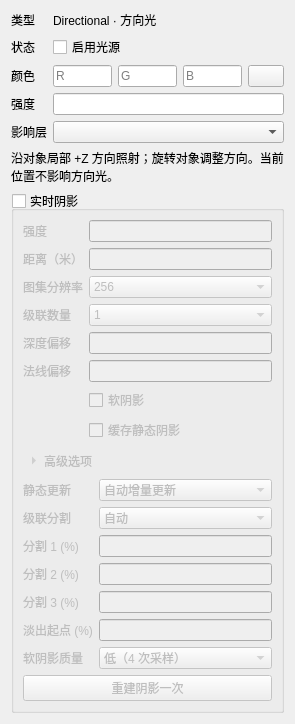
<?xml version="1.0" encoding="UTF-8"?>
<ui version="4.0">
 <class>LightComponentEditorForm</class>
 <widget class="QWidget" name="LightComponentEditorForm">
  <layout class="QFormLayout" name="formLayout">
   <property name="formAlignment"><set>Qt::AlignLeft|Qt::AlignTop</set></property>
   <property name="labelAlignment"><set>Qt::AlignLeft|Qt::AlignVCenter</set></property>
   <property name="fieldGrowthPolicy"><enum>QFormLayout::AllNonFixedFieldsGrow</enum></property>
   <item row="0" column="0"><widget class="QLabel" name="typeLabel"><property name="text"><string>类型</string></property></widget></item>
   <item row="0" column="1"><widget class="QLabel" name="typeValue"><property name="text"><string>Directional · 方向光</string></property></widget></item>
   <item row="1" column="0"><widget class="QLabel" name="stateLabel"><property name="text"><string>状态</string></property></widget></item>
   <item row="1" column="1"><widget class="QCheckBox" name="enabledCheck"><property name="text"><string>启用光源</string></property></widget></item>
   <item row="2" column="0"><widget class="QLabel" name="colorLabel"><property name="text"><string>颜色</string></property><property name="toolTip"><string>RGB 数值为线性颜色，可大于 1；色块与拾色器按 sRGB 显示。</string></property></widget></item>
   <item row="2" column="1"><layout class="QHBoxLayout" name="colorLayout">
    <item><widget class="QLineEdit" name="redEdit"><property name="sizePolicy"><sizepolicy hsizetype="Ignored" vsizetype="Fixed"><horstretch>1</horstretch><verstretch>0</verstretch></sizepolicy></property><property name="minimumSize"><size><width>32</width><height>0</height></size></property><property name="accessibleName"><string>R（线性）</string></property><property name="placeholderText"><string>R</string></property><property name="toolTip"><string>线性红色分量，可大于 1。拾色器按 sRGB 显示。</string></property></widget></item>
    <item><widget class="QLineEdit" name="greenEdit"><property name="sizePolicy"><sizepolicy hsizetype="Ignored" vsizetype="Fixed"><horstretch>1</horstretch><verstretch>0</verstretch></sizepolicy></property><property name="minimumSize"><size><width>32</width><height>0</height></size></property><property name="accessibleName"><string>G（线性）</string></property><property name="placeholderText"><string>G</string></property></widget></item>
    <item><widget class="QLineEdit" name="blueEdit"><property name="sizePolicy"><sizepolicy hsizetype="Ignored" vsizetype="Fixed"><horstretch>1</horstretch><verstretch>0</verstretch></sizepolicy></property><property name="minimumSize"><size><width>32</width><height>0</height></size></property><property name="accessibleName"><string>B（线性）</string></property><property name="placeholderText"><string>B</string></property></widget></item>
    <item><widget class="QPushButton" name="colorButton"><property name="text"><string/></property><property name="minimumSize"><size><width>36</width><height>0</height></size></property><property name="maximumSize"><size><width>36</width><height>16777215</height></size></property><property name="sizePolicy"><sizepolicy hsizetype="Fixed" vsizetype="Fixed"><horstretch>0</horstretch><verstretch>0</verstretch></sizepolicy></property><property name="accessibleName"><string>选择光源颜色</string></property><property name="toolTip"><string>选择颜色；拾色器按 sRGB 显示，保存为线性 RGB。</string></property></widget></item>
   </layout></item>
   <item row="3" column="0"><widget class="QLabel" name="intensityLabel"><property name="text"><string>强度</string></property></widget></item>
   <item row="3" column="1"><widget class="QLineEdit" name="intensityEdit"><property name="toolTip"><string>与 URP 对齐的相对强度，0 关闭照明；通过 Transform 旋转改变照射方向。</string></property></widget></item>
   <item row="4" column="0"><widget class="QLabel" name="maskLabel"><property name="text"><string>影响层</string></property></widget></item>
   <item row="4" column="1"><widget class="LayerMaskCombo" name="maskCombo"><property name="sizePolicy"><sizepolicy hsizetype="Ignored" vsizetype="Fixed"><horstretch>1</horstretch><verstretch>0</verstretch></sizepolicy></property></widget></item>
   <item row="5" column="0" colspan="2"><widget class="QLabel" name="directionHint"><property name="text"><string>沿对象局部 +Z 方向照射；旋转对象调整方向。当前位置不影响方向光。</string></property><property name="wordWrap"><bool>true</bool></property></widget></item>
   <item row="6" column="0" colspan="2"><widget class="QGroupBox" name="shadowGroup">
    <property name="title"><string>实时阴影</string></property><property name="checkable"><bool>true</bool></property><property name="checked"><bool>false</bool></property>
    <property name="toolTip"><string>开启方向光阴影。当前由最亮且开启阴影的方向光提供主阴影。</string></property>
    <layout class="QFormLayout" name="shadowLayout">
     <property name="formAlignment"><set>Qt::AlignLeft|Qt::AlignTop</set></property>
     <property name="labelAlignment"><set>Qt::AlignLeft|Qt::AlignVCenter</set></property>
     <property name="fieldGrowthPolicy"><enum>QFormLayout::AllNonFixedFieldsGrow</enum></property>
     <item row="0" column="0"><widget class="QLabel" name="shadowStrengthLabel"><property name="text"><string>强度</string></property></widget></item>
     <item row="0" column="1"><widget class="QLineEdit" name="shadowStrengthEdit"><property name="toolTip"><string>阴影强度，范围 0 到 1。不会使环境漫反射完全变黑。</string></property></widget></item>
     <item row="1" column="0"><widget class="QLabel" name="shadowDistanceLabel"><property name="text"><string>距离（米）</string></property></widget></item>
     <item row="1" column="1"><widget class="QLineEdit" name="shadowDistanceEdit"><property name="toolTip"><string>从当前视口相机计算的最大阴影距离，必须大于 0。较短距离可提高局部阴影精度。</string></property></widget></item>
     <item row="2" column="0"><widget class="QLabel" name="shadowResolutionLabel"><property name="text"><string>图集分辨率</string></property></widget></item>
     <item row="2" column="1"><widget class="QComboBox" name="shadowResolutionCombo">
      <item><property name="text"><string>256</string></property></item><item><property name="text"><string>512</string></property></item><item><property name="text"><string>1024</string></property></item><item><property name="text"><string>2048</string></property></item><item><property name="text"><string>4096</string></property></item>
     </widget></item>
     <item row="3" column="0"><widget class="QLabel" name="shadowCascadesLabel"><property name="text"><string>级联数量</string></property></widget></item>
     <item row="3" column="1"><widget class="QComboBox" name="shadowCascadesCombo"><property name="toolTip"><string>将相机可视范围拆成多级阴影。更多级联提高近处精度，也会增加绘制成本。</string></property>
      <item><property name="text"><string>1</string></property></item><item><property name="text"><string>2</string></property></item><item><property name="text"><string>4</string></property></item>
     </widget></item>
     <item row="4" column="0"><widget class="QLabel" name="shadowDepthBiasLabel"><property name="text"><string>深度偏移</string></property></widget></item>
     <item row="4" column="1"><widget class="QLineEdit" name="shadowDepthBiasEdit"><property name="toolTip"><string>0 到 10 个阴影纹素，按每级联尺寸换算。减轻表面自阴影条纹；过大可能让阴影脱离物体。</string></property></widget></item>
     <item row="5" column="0"><widget class="QLabel" name="shadowNormalBiasLabel"><property name="text"><string>法线偏移</string></property></widget></item>
     <item row="5" column="1"><widget class="QLineEdit" name="shadowNormalBiasEdit"><property name="toolTip"><string>0 到 10 个阴影纹素，沿接收表面法线偏移阴影查询位置。过大可能造成漏光。</string></property></widget></item>
     <item row="6" column="1"><widget class="QCheckBox" name="softShadowsCheck"><property name="text"><string>软阴影</string></property><property name="toolTip"><string>使用邻近深度样本平滑阴影边缘，会增加采样成本。</string></property></widget></item>
     <item row="7" column="1"><widget class="QCheckBox" name="cacheStaticCastersCheck"><property name="text"><string>缓存静态阴影</string></property><property name="toolTip"><string>复用在 Static 菜单标记为 Shadow Caster Static 的物体阴影，其余物体的阴影单独实时更新。</string></property></widget></item>
     <item row="8" column="0" colspan="2"><widget class="QToolButton" name="shadowAdvancedToggle">
      <property name="text"><string>高级选项</string></property>
      <property name="checkable"><bool>true</bool></property>
      <property name="toolButtonStyle"><enum>Qt::ToolButtonTextBesideIcon</enum></property>
      <property name="arrowType"><enum>Qt::RightArrow</enum></property>
      <property name="autoRaise"><bool>true</bool></property>
     </widget></item>
     <item row="9" column="0" colspan="2"><widget class="QWidget" name="shadowAdvancedOptions">
      <property name="visible"><bool>false</bool></property>
      <layout class="QFormLayout" name="shadowAdvancedLayout">
       <property name="formAlignment"><set>Qt::AlignLeft|Qt::AlignTop</set></property>
       <property name="labelAlignment"><set>Qt::AlignLeft|Qt::AlignVCenter</set></property>
       <property name="fieldGrowthPolicy"><enum>QFormLayout::AllNonFixedFieldsGrow</enum></property>
       <property name="leftMargin"><number>0</number></property><property name="topMargin"><number>0</number></property>
       <property name="rightMargin"><number>0</number></property><property name="bottomMargin"><number>0</number></property>
        <item row="0" column="0"><widget class="QLabel" name="shadowUpdateModeLabel"><property name="text"><string>静态更新</string></property></widget></item>
        <item row="0" column="1"><widget class="QComboBox" name="shadowUpdateModeCombo">
         <property name="toolTip"><string>自动增量更新可复用重叠深度，只补画新露出的部分。整级重绘会在某一级联需要更新时重画该级。</string></property>
         <item><property name="text"><string>自动增量更新</string></property></item>
         <item><property name="text"><string>整级重绘</string></property></item>
        </widget></item>
        <item row="1" column="0"><widget class="QLabel" name="shadowSplitModeLabel"><property name="text"><string>级联分割</string></property></widget></item>
        <item row="1" column="1"><widget class="QComboBox" name="shadowSplitModeCombo">
         <property name="toolTip"><string>自动分配级联距离，或按相机近裁剪面到有效阴影远端的百分比手动分割。</string></property>
         <item><property name="text"><string>自动</string></property></item>
         <item><property name="text"><string>手动</string></property></item>
        </widget></item>
        <item row="2" column="0"><widget class="QLabel" name="shadowSplit1Label"><property name="text"><string>分割 1 (%)</string></property><property name="toolTip"><string>相机近裁剪面到有效阴影远端的百分比。分割须在 0% 到 100% 之间且从近到远严格递增。</string></property></widget></item>
        <item row="2" column="1"><widget class="QLineEdit" name="shadowSplit1Edit"><property name="accessibleName"><string>第一级联结束百分比</string></property></widget></item>
        <item row="3" column="0"><widget class="QLabel" name="shadowSplit2Label"><property name="text"><string>分割 2 (%)</string></property><property name="toolTip"><string>相机近裁剪面到有效阴影远端的百分比。分割须在 0% 到 100% 之间且从近到远严格递增。</string></property></widget></item>
        <item row="3" column="1"><widget class="QLineEdit" name="shadowSplit2Edit"><property name="accessibleName"><string>第二级联结束百分比</string></property></widget></item>
        <item row="4" column="0"><widget class="QLabel" name="shadowSplit3Label"><property name="text"><string>分割 3 (%)</string></property><property name="toolTip"><string>相机近裁剪面到有效阴影远端的百分比。分割须在 0% 到 100% 之间且从近到远严格递增。</string></property></widget></item>
        <item row="4" column="1"><widget class="QLineEdit" name="shadowSplit3Edit"><property name="accessibleName"><string>第三级联结束百分比</string></property></widget></item>
        <item row="5" column="0"><widget class="QLabel" name="shadowFadeStartLabel"><property name="text"><string>淡出起点 (%)</string></property><property name="toolTip"><string>相机深度达到有效最大阴影距离的这个百分比后开始淡出。100% 表示在远端直接截止。</string></property></widget></item>
        <item row="5" column="1"><widget class="QLineEdit" name="shadowFadeStartEdit"><property name="accessibleName"><string>阴影淡出起点百分比</string></property></widget></item>
        <item row="6" column="0"><widget class="QLabel" name="shadowFilterQualityLabel"><property name="text"><string>软阴影质量</string></property></widget></item>
        <item row="6" column="1"><widget class="QComboBox" name="shadowFilterQualityCombo">
         <property name="toolTip"><string>更高质量会平滑更宽的阴影边缘，并增加 GPU 采样开销。如果切到高档后表面出现自阴影条纹，可调整深度偏移和法线偏移。</string></property>
         <item><property name="text"><string>低（4 次采样）</string></property></item>
         <item><property name="text"><string>中（9 次采样）</string></property></item>
         <item><property name="text"><string>高（25 次采样）</string></property></item>
        </widget></item>
        <item row="7" column="0" colspan="2"><widget class="QPushButton" name="rebuildShadowsButton">
         <property name="text"><string>重建阴影一次</string></property>
         <property name="toolTip"><string>在使用此方向光的视口下一次绘制时重建阴影图。</string></property>
        </widget></item>
      </layout>
     </widget></item>
    </layout>
   </widget></item>
  </layout>
 </widget>
 <customwidgets><customwidget><class>LayerMaskCombo</class><extends>QComboBox</extends><header>LayerMaskCombo.h</header></customwidget></customwidgets>
 <resources/><connections/>
</ui>
